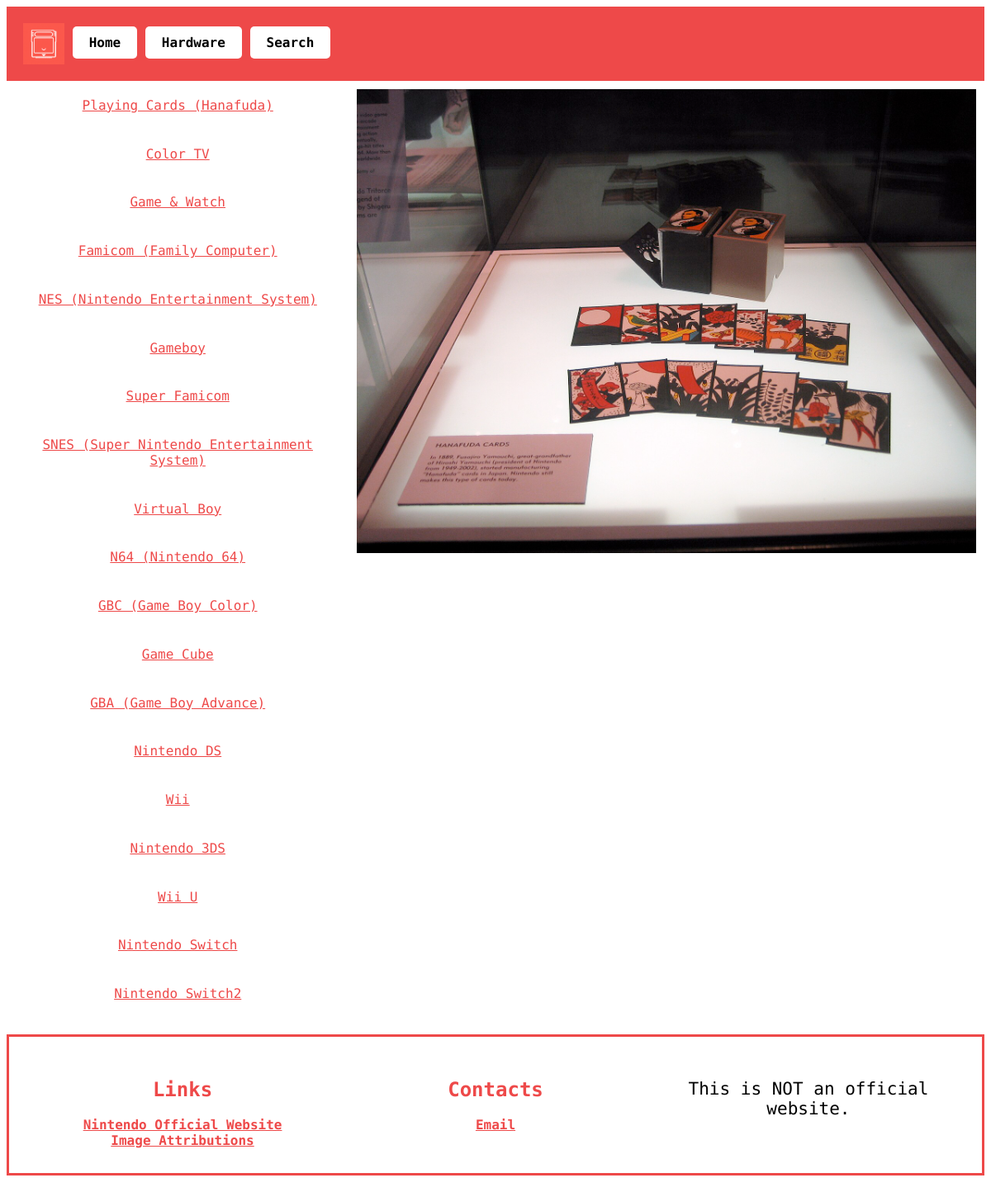
Page /allhardware on the committed database.
### tables this page shows
CREATE TABLE Hardware (hw_id INTEGER PRIMARY KEY AUTOINCREMENT, hw_name TEXT, con_id INTEGER REFERENCES ConsoleType (con_id), release_yr INTEGER, description TEXT, media_id INTEGER REFERENCES MediaType (media_id), sale INTEGER, hw_image TEXT);

### routes.py (the view)
@app.route('/allhardware', methods=['GET'])
def all_hardware():
    conn = sqlite3.connect('HARDWARE.db')
    cur = conn.cursor()
    cur.execute('SELECT hw_id, hw_name, hw_image FROM Hardware;')
    hardwares = cur.fetchall()
    conn.close()
    return render_template("all_hardware.html", title="all_hardware",
                           hardwares=hardwares)

### templates/all_hardware.html
{% extends "layout.html" %}
{% block content %}
<div class="row">
    <div class="column1left">
        {% for hardware in hardwares%}
            <a href = "/hardware/{{hardware[0]}}" class="buttonlink2"
            onmouseover="changeImage('{{hardware[2]}}')" >
            {{hardware[1]}}
            </a>
        {% endfor %}
    </div>
    <div class="column1right">
        <img class="img1" src="/static/images/Nintendo_Hanafuda.jpg" alt="Hanafuda" >
    </div>
{% endblock %}

### static/style.css (style rules this page uses)
a { font-family: "Victor Mono", monospace; color:#EE4949; }
img { width: 100%; height: auto; }
.row { display: flex; flex-wrap: wrap; justify-content: center; align-items: stretch; }
.buttonlink2 { font-family:"Victor Mono", monospace; color: #EE4949; padding: 10px 20px; display: block; margin-bottom: 5%; }
.column1left { flex: 35%; padding: 10px; text-align: center; box-sizing :border-box; }
.column1right { flex: 65%; padding: 10px; text-align: center; box-sizing :border-box; }
.img1 { width: 100%; height: auto; position: sticky; top: 20px; }

### rows in the picture
Hardware: hw_name "Playing Cards (Hanafuda)"
Hardware: hw_name "Color TV"
Hardware: hw_name "Game & Watch"
Hardware: hw_name "Famicom (Family Computer)"
Hardware: hw_name "NES (Nintendo Entertainment System)"
Hardware: hw_name "Gameboy"
Hardware: hw_name "Super Famicom"
Hardware: hw_name "SNES (Super Nintendo Entertainment System)"
Hardware: hw_name "Virtual Boy"
Hardware: hw_name "N64 (Nintendo 64)"
Hardware: hw_name "GBC (Game Boy Color)"
Hardware: hw_name "Game Cube"
Hardware: hw_name "GBA (Game Boy Advance)"
Hardware: hw_name "Nintendo DS"
Hardware: hw_name "Wii"
Hardware: hw_name "Nintendo 3DS"
Hardware: hw_name "Wii U"
Hardware: hw_name "Nintendo Switch"
Hardware: hw_name "Nintendo Switch2"
